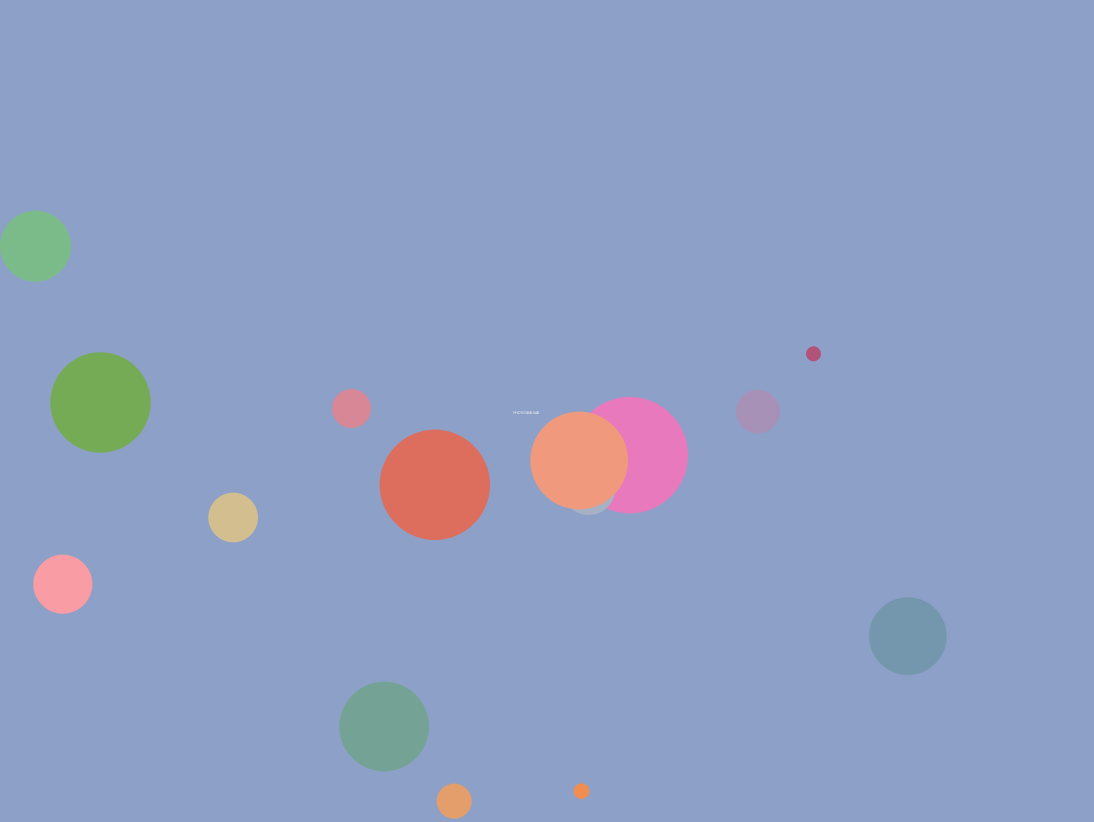
#> input picture photos/raw/20260604_223815/photo_01.jpg, 3280 x 2464 px (shown at 1/3 size)
$ python compare_sharpness.py ../photos/raw/20260604_223815/photo_01.jpg ../photos/raw/20260604_223815/photo_02.jpg
#> lines starting #> are read from the running program, lines starting #| are printed output that depends on the picture; after the words box and inside, x2 and y2 are one past the last pixel; in counts of white or black regions, pixels touching at a corner belong together
#!/usr/bin/env python3
"""Compare objectivement deux photos (netteté, bruit, contraste, couleur).

Usage :
    python scripts/compare_sharpness.py IMAGE_A.jpg IMAGE_B.jpg
    python scripts/compare_sharpness.py snapforge.jpg pibooth.jpg

Sert à comparer une capture SnapForge (libcamera) à une capture pibooth (legacy)
pour savoir laquelle est réellement la plus nette, et de combien.

Métriques :
  - Laplacian variance   : proxy de netteté (plus haut = plus net)
  - High-freq energy      : énergie des hautes fréquences (détail fin réel)
  - Contraste (std luma)  : écart-type de la luminance
  - Black point (p1)      : niveau des noirs (percentile 1)
  - White point (p99)     : niveau des blancs (percentile 99)
  - Dominante couleur     : moyenne R/G/B sur les zones neutres (gray-world)

Pour une comparaison JUSTE, les deux images sont ramenées à la même hauteur
avant le calcul de netteté (sinon la résolution fausse tout).
"""
import sys
from pathlib import Path

import numpy as np
from PIL import Image


def luminance(arr: np.ndarray) -> np.ndarray:
    """arr HxWx3 uint8 -> HxW float luma (Rec.601)."""
    return (0.299 * arr[:, :, 0] + 0.587 * arr[:, :, 1] + 0.114 * arr[:, :, 2])


def laplacian_var(luma: np.ndarray) -> float:
    """Variance du Laplacien 3x3 — proxy classique de netteté."""
    k = np.array([[0, 1, 0], [1, -4, 1], [0, 1, 0]], dtype=np.float64)
    h, w = luma.shape
    out = np.zeros((h - 2, w - 2), dtype=np.float64)
    for dy in range(3):
        for dx in range(3):
            out += k[dy, dx] * luma[dy:dy + h - 2, dx:dx + w - 2]
    return float(out.var())


def high_freq_energy(luma: np.ndarray) -> float:
    """Ratio d'énergie dans les hautes fréquences (FFT). Détail fin réel."""
    f = np.fft.fftshift(np.abs(np.fft.fft2(luma)))
    h, w = luma.shape
    cy, cx = h // 2, w // 2
    total = f.sum() + 1e-9
    # masque basses fréquences : disque central de rayon 1/8
    r = min(h, w) // 8
    yy, xx = np.ogrid[:h, :w]
    low_mask = (yy - cy) ** 2 + (xx - cx) ** 2 <= r * r
    low = f[low_mask].sum()
    return float((total - low) / total)


def color_cast(arr: np.ndarray):
    """Moyenne R/G/B sur pixels quasi-neutres (gray-world). Détecte la dominante."""
    r, g, b = arr[:, :, 0].astype(float), arr[:, :, 1].astype(float), arr[:, :, 2].astype(float)
    mx = np.maximum(np.maximum(r, g), b)
    mn = np.minimum(np.minimum(r, g), b)
    # zones quasi-neutres et mi-tons (évite noir/blanc purs)
    neutral = (mx - mn < 40) & (mx > 60) & (mx < 230)
    if neutral.sum() < 100:
        neutral = np.ones(r.shape, dtype=bool)
    return (float(r[neutral].mean()), float(g[neutral].mean()), float(b[neutral].mean()))


def analyze(path: str, norm_height: int = 1600) -> dict:
    img = Image.open(path).convert("RGB")
    w0, h0 = img.size
    arr_full = np.asarray(img)

    # Version normalisée en hauteur pour une netteté comparable
    if h0 != norm_height:
        nw = int(w0 * norm_height / h0)
        img_n = img.resize((nw, norm_height), Image.LANCZOS)
    else:
        img_n = img
    arr_n = np.asarray(img_n)
    luma_n = luminance(arr_n)

    r, g, b = color_cast(arr_full)
    luma_full = luminance(arr_full)
    return {
        "path": Path(path).name,
        "size": (w0, h0),
        "mpx": round(w0 * h0 / 1e6, 1),
        "lap_var_norm": laplacian_var(luma_n),
        "hf_energy": high_freq_energy(luma_n),
        "contrast_std": float(luma_full.std()),
        "black_p1": float(np.percentile(luma_full, 1)),
        "white_p99": float(np.percentile(luma_full, 99)),
        "rgb_neutral": (round(r, 1), round(g, 1), round(b, 1)),
    }


def main():
    if len(sys.argv) < 3:
        print(__doc__)
        sys.exit(1)
    a = analyze(sys.argv[1])
#> in analyze, img is the input picture: PIL image 3280x2464 RGB; mean R, G, B 143.5, 159.3, 195.9
#> in color_cast, `neutral = (mx - mn < 40) & (mx > 60) & (mx < 230)`:
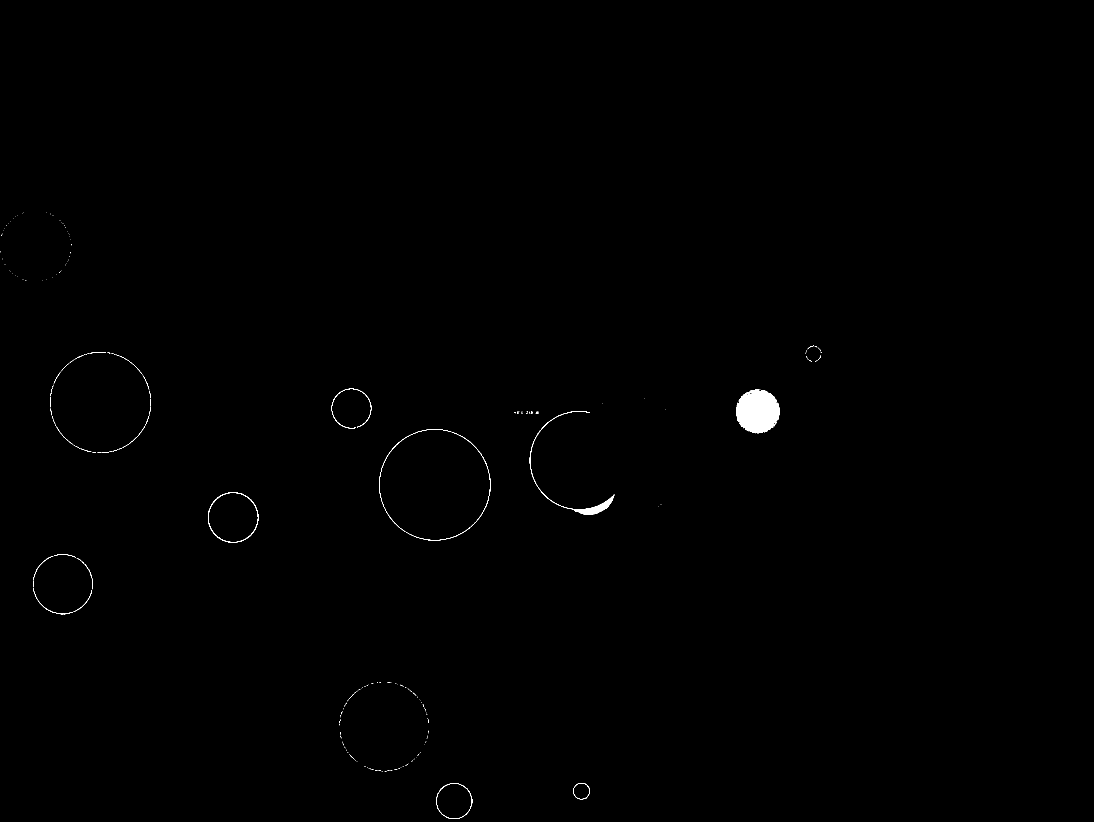
#> neutral: shape (2464, 3280) bool (shown at 1/3 size); 0.27% white; 258 white regions (223 under 20 px), largest, box (x1, y1, x2, y2) and area: (2208, 1169, 2339, 1300) 12956, (1589, 1233, 1843, 1544) 2720, (624, 1477, 775, 1628) 929
#> in analyze, `r, g, b = color_cast(arr_full)`: r = 164.4; g = 152.2; b = 181.1
#> in high_freq_energy, `total = f.sum() + 1e-9`: total = 3.95e+09
#> in high_freq_energy, `low = f[low_mask].sum()`: low = 1.8e+09
#> a = 9 items
    b = analyze(sys.argv[2])
#> call 2 of analyze, with norm_height = 1600
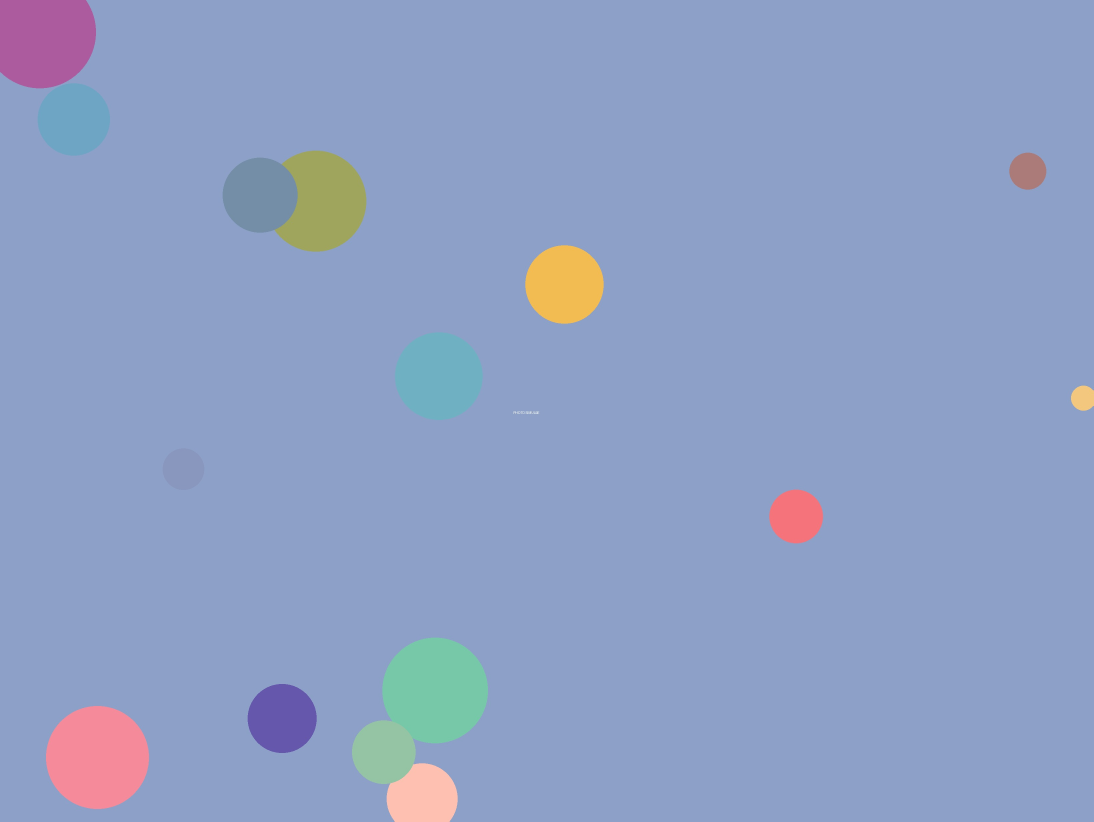
#> input picture photos/raw/20260604_223815/photo_02.jpg, 3280 x 2464 px (shown at 1/3 size)
#> in analyze, img is the input picture: PIL image 3280x2464 RGB; mean R, G, B 142.8, 159.6, 196.6
#> in color_cast (call 2), `mn = np.minimum(np.minimum(r, g), b)`:
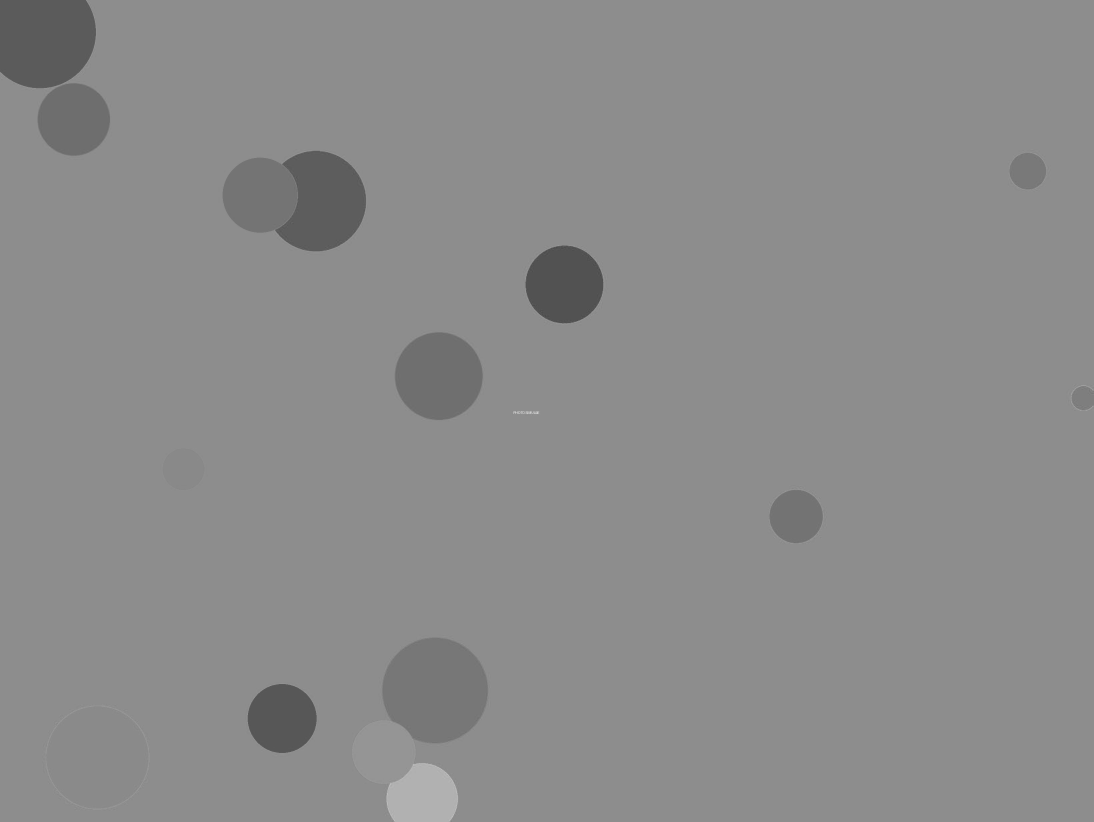
#> mn: shape (2464, 3280) float64 (shown at 1/3 size); min 65, max 245, mean 139.1
#> in color_cast (call 2), `neutral = (mx - mn < 40) & (mx > 60) & (mx < 230)`:
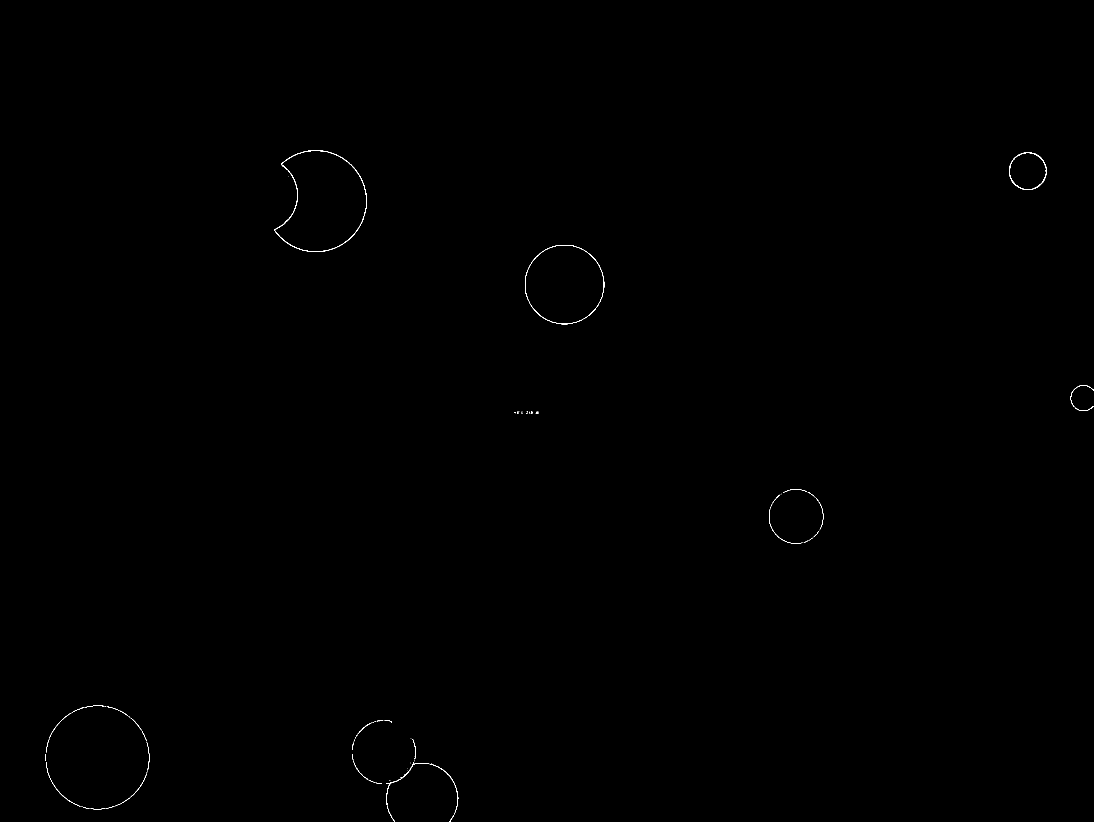
#> neutral: shape (2464, 3280) bool (shown at 1/3 size); 0.08% white in thin lines or dots, all inside (x1, y1, x2, y2) = (137, 451, 3280, 2464)
#> in analyze (call 2), `r, g, b = color_cast(arr_full)`: r = 157.5; g = 158.2; b = 167.8
#> b = 9 items

    def row(label, ka, kb, fmt="{:.1f}", higher_better=None):
        va, vb = a[ka], b[kb] if False else b[ka]
        sa, sb = fmt.format(va), fmt.format(vb)
        note = ""
        if higher_better is not None and va and vb:
            ratio = va / vb if vb else 0
            winner = a["path"] if (va > vb) == higher_better else b["path"]
            note = f"  -> {winner} ({'x%.2f' % (max(va, vb) / max(min(va, vb), 1e-9))})"
        print(f"  {label:22} {sa:>14} {sb:>14}{note}")

    print(f"\n{'':22} {a['path']:>14} {b['path']:>14}")
#|                          photo_01.jpg   photo_02.jpg
    print("  " + "-" * 52)
    print(f"  {'Résolution':22} {str(a['size']):>14} {str(b['size']):>14}")
#|   Résolution               (3280, 2464)   (3280, 2464)
    print(f"  {'Mégapixels':22} {a['mpx']:>14} {b['mpx']:>14}")
#|   Mégapixels                        8.1            8.1
    row("Netteté (Laplacian)", "lap_var_norm", None, "{:.0f}", higher_better=True)
#> in row, `va, vb = a[ka], b[kb] if False else b[ka]`: va = 1.53; vb = 3.02
#> in row, `sa, sb = fmt.format(va), fmt.format(vb)`: sa = '2'; sb = '3'
#> in row, `ratio = va / vb if vb else 0`: ratio = 0.507
#> in row, `winner = a["path"] if (va > vb) == higher_better else b["path"]`: winner = 'photo_02.jpg'
#> in row, `note = f"  -> {winner} ({'x%.2f' % (max(va, vb) / max(min(va, vb), 1e-..`: note = '  -> photo_02.jpg (x1.97)'
#|   Netteté (Laplacian)                 2              3  -> photo_02.jpg (x1.97)
    row("Détail HF (0-1)", "hf_energy", None, "{:.4f}", higher_better=True)
#|   Détail HF (0-1)                0.5441         0.5473  -> photo_02.jpg (x1.01)
    row("Contraste (std)", "contrast_std", None, "{:.1f}", higher_better=True)
#|   Contraste (std)                   3.9            7.0  -> photo_02.jpg (x1.81)
    row("Noirs (p1, bas=mieux)", "black_p1", None, "{:.1f}", higher_better=False)
#|   Noirs (p1, bas=mieux)           141.3          122.9  -> photo_02.jpg (x1.15)
    row("Blancs (p99)", "white_p99", None, "{:.1f}")
#|   Blancs (p99)                    175.8          178.3
    print(f"  {'RGB neutre (cast)':22} {str(a['rgb_neutral']):>14} {str(b['rgb_neutral']):>14}")
#|   RGB neutre (cast)      (164.4, 152.2, 181.1) (157.5, 158.2, 167.8)
    print()
    # Diagnostic couleur
    for res in (a, b):
        r, g, b_ = res["rgb_neutral"]
        avg = (r + g + b_) / 3
        casts = []
        if g > avg + 3: casts.append("vert")
        if r > avg + 3: casts.append("rouge/chaud")
        if b_ > avg + 3: casts.append("bleu/froid")
        if r < avg - 3 and g < avg - 3: casts.append("(manque de chaud)")
        print(f"  Dominante {res['path']:20}: {', '.join(casts) or 'neutre'}")
#> this loop made 2 passes
#> (r, g, b_, avg) on passes 1 to 2: (164.4, 152.2, 181.1, 165.9), (157.5, 158.2, 167.8, 161.2)
#|   Dominante photo_01.jpg        : bleu/froid
#|   Dominante photo_02.jpg        : bleu/froid
    print()


if __name__ == "__main__":
    main()
